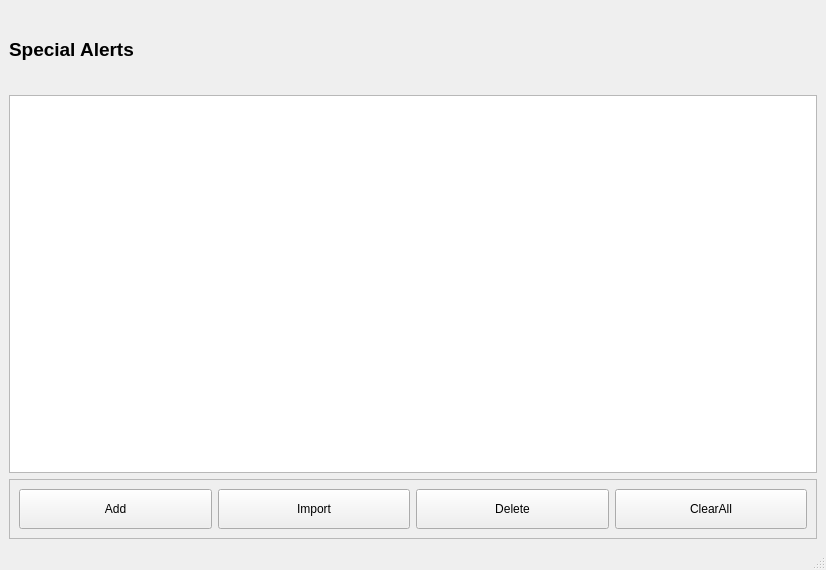
<?xml version="1.0" encoding="UTF-8"?>
<ui version="4.0">
 <class>specialAlerts</class>
 <widget class="QMainWindow" name="specialAlerts">
  <property name="geometry">
   <rect>
    <x>0</x>
    <y>0</y>
    <width>826</width>
    <height>570</height>
   </rect>
  </property>
  <property name="windowTitle">
   <string>MainWindow</string>
  </property>
  <widget class="QWidget" name="centralwidget">
   <layout class="QVBoxLayout" name="verticalLayout">
    <item>
     <widget class="QLabel" name="lblHeading">
      <property name="minimumSize">
       <size>
        <width>0</width>
        <height>80</height>
       </size>
      </property>
      <property name="font">
       <font>
        <pointsize>14</pointsize>
        <bold>true</bold>
       </font>
      </property>
      <property name="text">
       <string>Special Alerts</string>
      </property>
     </widget>
    </item>
    <item>
     <widget class="QTableView" name="tbvSpecialAlertsStkList">
      <property name="maximumSize">
       <size>
        <width>16777215</width>
        <height>400</height>
       </size>
      </property>
      <property name="font">
       <font>
        <pointsize>9</pointsize>
        <bold>true</bold>
       </font>
      </property>
      <property name="selectionMode">
       <enum>QAbstractItemView::SingleSelection</enum>
      </property>
      <property name="selectionBehavior">
       <enum>QAbstractItemView::SelectRows</enum>
      </property>
      <attribute name="horizontalHeaderVisible">
       <bool>true</bool>
      </attribute>
      <attribute name="verticalHeaderVisible">
       <bool>false</bool>
      </attribute>
     </widget>
    </item>
    <item>
     <widget class="QFrame" name="frame">
      <property name="frameShape">
       <enum>QFrame::StyledPanel</enum>
      </property>
      <property name="frameShadow">
       <enum>QFrame::Raised</enum>
      </property>
      <layout class="QGridLayout" name="gridLayout">
       <item row="0" column="1">
        <widget class="QPushButton" name="btnImport">
         <property name="minimumSize">
          <size>
           <width>0</width>
           <height>40</height>
          </size>
         </property>
         <property name="maximumSize">
          <size>
           <width>200</width>
           <height>16777215</height>
          </size>
         </property>
         <property name="text">
          <string>Import</string>
         </property>
        </widget>
       </item>
       <item row="0" column="2">
        <widget class="QPushButton" name="btnDelete">
         <property name="minimumSize">
          <size>
           <width>0</width>
           <height>40</height>
          </size>
         </property>
         <property name="maximumSize">
          <size>
           <width>200</width>
           <height>16777215</height>
          </size>
         </property>
         <property name="text">
          <string>Delete</string>
         </property>
        </widget>
       </item>
       <item row="0" column="0">
        <widget class="QPushButton" name="btnAdd">
         <property name="minimumSize">
          <size>
           <width>0</width>
           <height>40</height>
          </size>
         </property>
         <property name="maximumSize">
          <size>
           <width>200</width>
           <height>16777215</height>
          </size>
         </property>
         <property name="text">
          <string>Add</string>
         </property>
        </widget>
       </item>
       <item row="0" column="3">
        <widget class="QPushButton" name="btnClearAll">
         <property name="minimumSize">
          <size>
           <width>0</width>
           <height>40</height>
          </size>
         </property>
         <property name="maximumSize">
          <size>
           <width>200</width>
           <height>16777215</height>
          </size>
         </property>
         <property name="text">
          <string>ClearAll</string>
         </property>
        </widget>
       </item>
      </layout>
     </widget>
    </item>
   </layout>
  </widget>
  <widget class="QMenuBar" name="menubar">
   <property name="geometry">
    <rect>
     <x>0</x>
     <y>0</y>
     <width>826</width>
     <height>25</height>
    </rect>
   </property>
  </widget>
  <widget class="QStatusBar" name="statusbar"/>
 </widget>
 <resources/>
 <connections/>
</ui>
